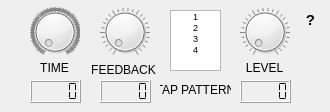
     <widget class="QWidget" name="multiTab">
      <attribute name="title">
       <string>Multi</string>
      </attribute>
      <widget class="QLabel" name="multiLevelLabel">
       <property name="geometry">
        <rect>
         <x>240</x>
         <y>60</y>
         <width>49</width>
         <height>16</height>
        </rect>
       </property>
       <property name="text">
        <string>LEVEL</string>
       </property>
       <property name="alignment">
        <set>Qt::AlignmentFlag::AlignCenter</set>
       </property>
      </widget>
      <widget class="QLCDNumber" name="multiLevelDisplay">
       <property name="geometry">
        <rect>
         <x>240</x>
         <y>80</y>
         <width>51</width>
         <height>23</height>
        </rect>
       </property>
       <property name="segmentStyle">
        <enum>QLCDNumber::SegmentStyle::Flat</enum>
       </property>
      </widget>
      <widget class="QLCDNumber" name="multiFeedbackDisplay">
       <property name="geometry">
        <rect>
         <x>100</x>
         <y>80</y>
         <width>51</width>
         <height>23</height>
        </rect>
       </property>
       <property name="segmentStyle">
        <enum>QLCDNumber::SegmentStyle::Flat</enum>
       </property>
      </widget>
      <widget class="QDial" name="multiFeedbackDial">
       <property name="geometry">
        <rect>
         <x>100</x>
         <y>0</y>
         <width>50</width>
         <height>64</height>
        </rect>
       </property>
       <property name="autoFillBackground">
        <bool>false</bool>
       </property>
       <property name="maximum">
        <number>100</number>
       </property>
       <property name="wrapping">
        <bool>false</bool>
       </property>
       <property name="notchesVisible">
        <bool>true</bool>
       </property>
      </widget>
      <widget class="QLCDNumber" name="multiTimeDisplay">
       <property name="geometry">
        <rect>
         <x>30</x>
         <y>80</y>
         <width>51</width>
         <height>23</height>
        </rect>
       </property>
       <property name="segmentStyle">
        <enum>QLCDNumber::SegmentStyle::Flat</enum>
       </property>
      </widget>
      <widget class="QDial" name="multiLevelDial">
       <property name="geometry">
        <rect>
         <x>240</x>
         <y>0</y>
         <width>50</width>
         <height>64</height>
        </rect>
       </property>
       <property name="autoFillBackground">
        <bool>false</bool>
       </property>
       <property name="maximum">
        <number>100</number>
       </property>
       <property name="wrapping">
        <bool>false</bool>
       </property>
       <property name="notchesVisible">
        <bool>true</bool>
       </property>
      </widget>
      <widget class="QDial" name="multiTimeDial">
       <property name="geometry">
        <rect>
         <x>30</x>
         <y>0</y>
         <width>50</width>
         <height>64</height>
        </rect>
       </property>
       <property name="autoFillBackground">
        <bool>false</bool>
       </property>
       <property name="maximum">
        <number>4000</number>
       </property>
       <property name="wrapping">
        <bool>false</bool>
       </property>
       <property name="notchesVisible">
        <bool>true</bool>
       </property>
      </widget>
      <widget class="QLabel" name="multiTimeLabel">
       <property name="geometry">
        <rect>
         <x>30</x>
         <y>60</y>
         <width>49</width>
         <height>16</height>
        </rect>
       </property>
       <property name="text">
        <string>TIME</string>
       </property>
       <property name="alignment">
        <set>Qt::AlignmentFlag::AlignCenter</set>
       </property>
      </widget>
      <widget class="QLabel" name="multiFeedbackLabel">
       <property name="geometry">
        <rect>
         <x>88</x>
         <y>60</y>
         <width>71</width>
         <height>20</height>
        </rect>
       </property>
       <property name="text">
        <string>FEEDBACK</string>
       </property>
       <property name="alignment">
        <set>Qt::AlignmentFlag::AlignCenter</set>
       </property>
      </widget>
      <widget class="QListWidget" name="multiTapPatternList">
       <property name="geometry">
        <rect>
         <x>170</x>
         <y>10</y>
         <width>51</width>
         <height>61</height>
        </rect>
       </property>
       <item>
        <property name="text">
         <string>1</string>
        </property>
        <property name="font">
         <font>
          <pointsize>7</pointsize>
         </font>
        </property>
        <property name="textAlignment">
         <set>AlignCenter</set>
        </property>
       </item>
       <item>
        <property name="text">
         <string>2</string>
        </property>
        <property name="font">
         <font>
          <pointsize>7</pointsize>
         </font>
        </property>
        <property name="textAlignment">
         <set>AlignCenter</set>
        </property>
       </item>
       <item>
        <property name="text">
         <string>3</string>
        </property>
        <property name="font">
         <font>
          <pointsize>7</pointsize>
         </font>
        </property>
        <property name="textAlignment">
         <set>AlignCenter</set>
        </property>
       </item>
       <item>
        <property name="text">
         <string>4</string>
        </property>
        <property name="font">
         <font>
          <pointsize>7</pointsize>
         </font>
        </property>
        <property name="textAlignment">
         <set>AlignCenter</set>
        </property>
       </item>
      </widget>
      <widget class="QLabel" name="multiTapPatternLabel">
       <property name="geometry">
        <rect>
         <x>160</x>
         <y>80</y>
         <width>71</width>
         <height>20</height>
        </rect>
       </property>
       <property name="text">
        <string>TAP PATTERN</string>
       </property>
       <property name="alignment">
        <set>Qt::AlignmentFlag::AlignCenter</set>
       </property>
      </widget>
      <widget class="QLabel" name="multiHelpLabel">
       <property name="geometry">
        <rect>
         <x>300</x>
         <y>10</y>
         <width>21</width>
         <height>21</height>
        </rect>
       </property>
       <property name="toolTip">
        <string>&lt;html&gt;&lt;head/&gt;&lt;body&gt;&lt;p align=&quot;center&quot;&gt;&lt;span style=&quot; font-size:14pt;&quot;&gt;Adds a pattern of multiple repeats&lt;/span&gt;&lt;/p&gt;&lt;p align=&quot;center&quot;&gt;&lt;img src=&quot;:/Delay_Multi/resources/delay/multi.png&quot;/&gt;&lt;/p&gt;&lt;/body&gt;&lt;/html&gt;</string>
       </property>
       <property name="text">
        <string>&lt;html&gt;&lt;head/&gt;&lt;body&gt;&lt;p align=&quot;center&quot;&gt;&lt;span style=&quot; font-size:11pt; font-weight:700;&quot;&gt;?&lt;/span&gt;&lt;/p&gt;&lt;/body&gt;&lt;/html&gt;</string>
       </property>
      </widget>
     </widget>
